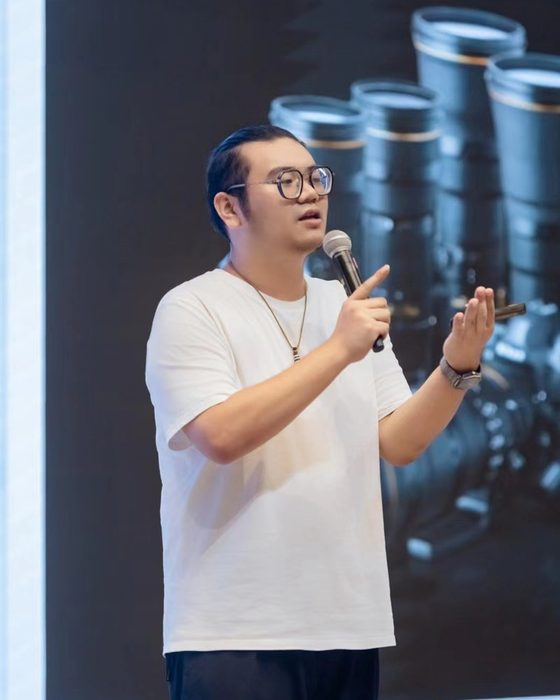
#> input picture site/assets/img/faculty/chenhaonan.jpg, 560 x 700 px, given in place of logo-source-2880.png, which was not available
$ python build_assets.py
#> lines starting #> are read from the running program, lines starting #| are printed output that depends on the picture; pictures that were not available may be replaced by others from this repository, and a replacement may not be noted
"""P1 素材构建：Logo 变体、讲师头像、海报去重、favicon。

用法：
    python tools/build_assets.py

输入：assets/logo/logo-source-2880.png、archive/faculty-legacy/*/photo.jpg、archive/faculty-legacy/*/poster-*.jpg
输出：site/assets/logo/*、site/assets/img/faculty/*、site/assets/img/posters/*
"""
import glob
import hashlib
import json
import os
from io import BytesIO

from PIL import Image, ImageOps

ROOT = os.path.dirname(os.path.dirname(os.path.abspath(__file__)))
LEGACY = os.path.join(ROOT, "archive", "faculty-legacy")
SITE = os.path.join(ROOT, "site")
LOGO_SRC = os.path.join(ROOT, "assets", "logo", "logo-source-2880.png")
LOGO_OUT = os.path.join(SITE, "assets", "logo")
IMG_OUT = os.path.join(SITE, "assets", "img")
FAC_OUT = os.path.join(IMG_OUT, "faculty")
POS_OUT = os.path.join(IMG_OUT, "posters")

# 右上角绿色 R 标记的实测包围盒（内无任何黑色像素，可安全擦除）
R_BOX = (1975, 330, 2285, 620)

MADE = []


def save(img, path, **kw):
    img.save(path, **kw)
    MADE.append((path, os.path.getsize(path)))


def save_logo(img, path, colors=48):
    """Logo 只有两色，调色板量化可压到原体积的 1/8，边缘几乎无损"""
    img.quantize(colors=colors, method=Image.FASTOCTREE).save(path, "PNG", optimize=True)
    MADE.append((path, os.path.getsize(path)))


def trim(img):
    box = img.getchannel("A").getbbox()
    return img.crop(box) if box else img


def scale(img, h):
    w = round(img.width * h / img.height)
    return img.resize((w, h), Image.LANCZOS)


def recolor(img, black_to, green_to):
    """把黑色像素替换为 black_to、绿色像素替换为 green_to，保留 alpha"""
    px = img.load()
    for y in range(img.height):
        for x in range(img.width):
            r, g, b, a = px[x, y]
            if a < 8:
                continue
            if g > r + 25 and g > b + 25:
                px[x, y] = (*green_to, a)
            elif max(r, g, b) < 70:
                px[x, y] = (*black_to, a)
    return img


def build_logo():
    os.makedirs(LOGO_OUT, exist_ok=True)
    src = Image.open(LOGO_SRC).convert("RGBA")

    # 1. 擦除 R 标记
    from PIL import ImageDraw
    d = ImageDraw.Draw(src)
    d.rectangle(R_BOX, fill=(0, 0, 0, 0))

    # 2. 按扫描线找到图形区与字标区的分界
    a = src.getchannel("A")
#> a: PIL image 560x700 L; every value is 255
    rows = [y for y in range(src.height) if a.crop((0, y, src.width, y + 1)).getbbox()]
#> rows = 700 values from 0 to 699
    gap_start = gap_end = None
    for y in range(rows[0], rows[-1]):
        if y not in rows:
            if gap_start is None:
                gap_start = y
            gap_end = y
        elif gap_start is not None and gap_end is not None and y - gap_end > 20:
            break
    symbol = trim(src.crop((0, 0, src.width, gap_start or src.height)))
#> in trim, `box = img.getchannel("A").getbbox()`: box = (0, 0, 560, 700)
    wordmark = trim(src.crop((0, gap_end or 0, src.width, src.height)))

    # 3. 浅底版：mark + 竖版 lockup
    save_logo(scale(symbol, 256), os.path.join(LOGO_OUT, "mark.png"))
    save_logo(scale(symbol, 512), os.path.join(LOGO_OUT, "mark@2x.png"))
    lock = Image.new("RGBA", (max(symbol.width, wordmark.width), symbol.height + wordmark.height + 80), (0, 0, 0, 0))
#> lock: PIL image 560x1480 RGBA; every value is 0
    lock.paste(symbol, ((lock.width - symbol.width) // 2, 0), symbol)
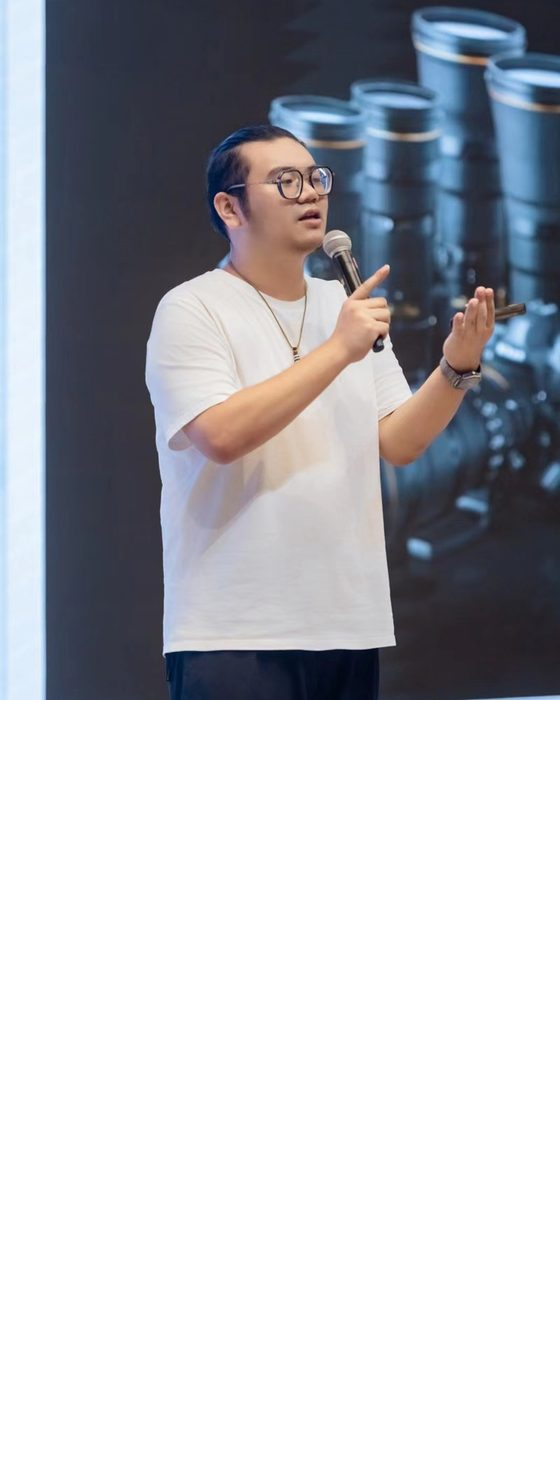
#> lock: PIL image 560x1480 RGBA; mean R, G, B, A 50.6, 52.3, 57.6, 120.6; transparent parts drawn white
    lock.paste(wordmark, ((lock.width - wordmark.width) // 2, symbol.height + 80), wordmark)
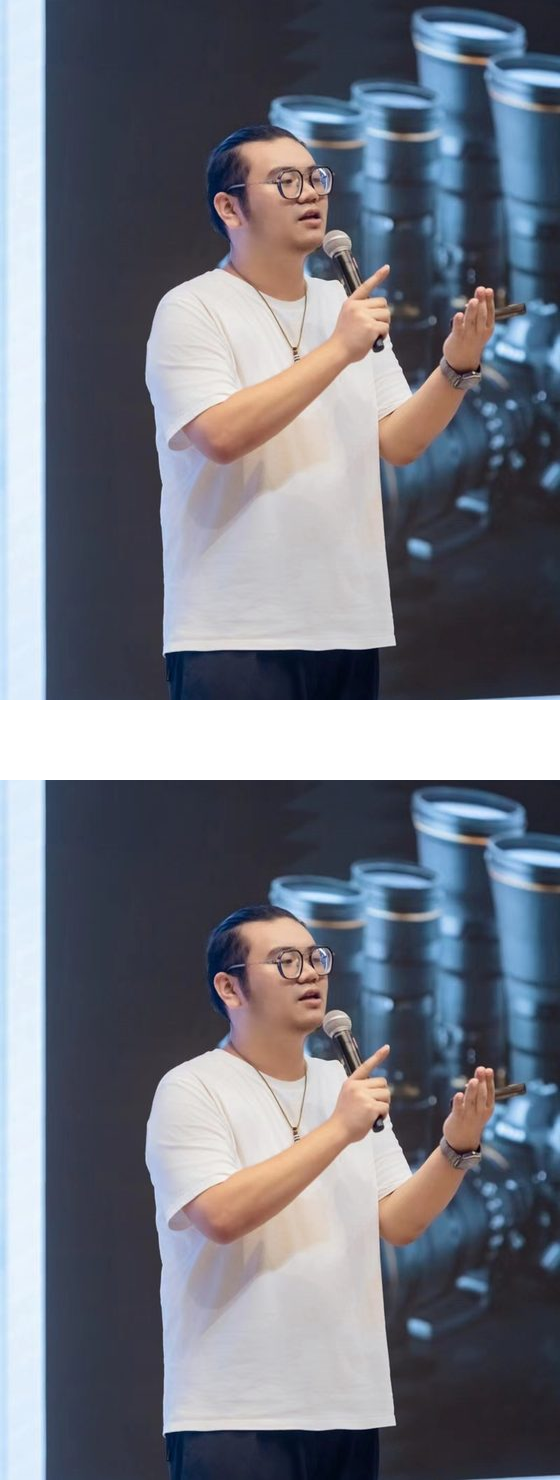
#> lock: PIL image 560x1480 RGBA; mean R, G, B, A 101.3, 104.6, 115.2, 241.2; transparent parts drawn white
    save_logo(scale(trim(lock), 640), os.path.join(LOGO_OUT, "lockup-v.png"))
#> call 3 of save_logo, with path = 'site/assets/logo/lockup-v.png', colors = 48
#> in save_logo (call 3), `img.quantize(colors=colors, method=Image.FASTOCTREE).save(path, "PNG",..`:
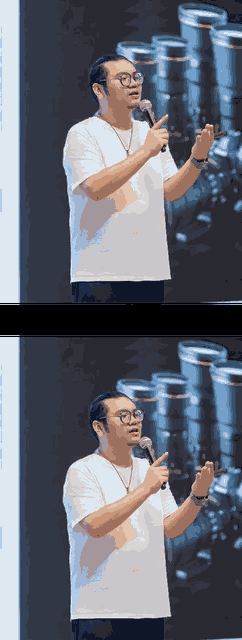
#> saved as lockup-v.png: PIL image 242x640 P; mean R, G, B 101, 104.4, 114.9

    # 4. 深底版：黑转浅灰、绿提亮，保证 #0A0A0C 上可见
    dark = recolor(symbol.copy(), (245, 245, 247), (124, 203, 79))
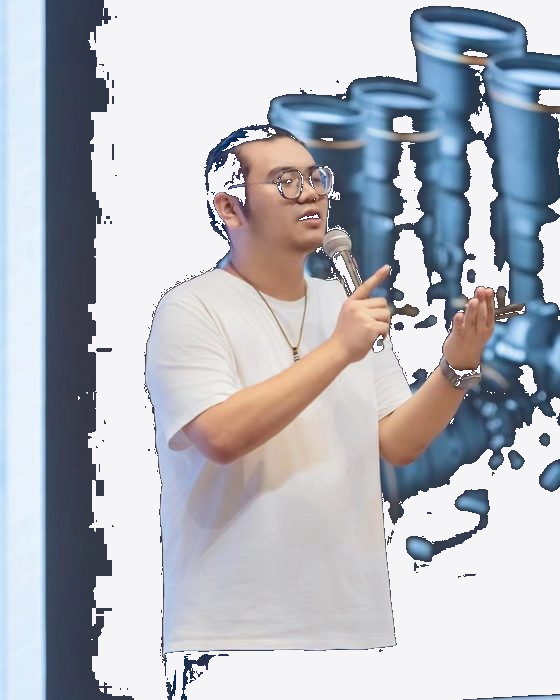
#> dark: PIL image 560x700 RGBA; mean R, G, B, A 181.4, 184.4, 192.1, 255
    save_logo(scale(dark, 256), os.path.join(LOGO_OUT, "mark-dark.png"))
    dark_lock = recolor(trim(lock).copy(), (245, 245, 247), (124, 203, 79))
    save_logo(scale(dark_lock, 640), os.path.join(LOGO_OUT, "lockup-v-dark.png"))
#> in save_logo (call 5), `img.quantize(colors=colors, method=Image.FASTOCTREE).save(path, "PNG",..`:
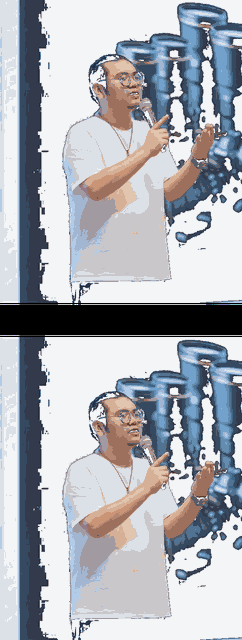
#> saved as lockup-v-dark.png: PIL image 242x640 P; mean R, G, B 171.6, 174.8, 181.8

    # 5. favicon
    for size in (16, 32, 48, 180, 512):
        icon = Image.new("RGBA", (size, size), (0, 0, 0, 0))
        s = scale(symbol, round(size * 0.92))
        if s.width > size:
            s = s.crop(((s.width - size) // 2, 0, (s.width - size) // 2 + size, s.height))
        icon.paste(s, ((size - s.width) // 2, max(0, (size - s.height) // 2)), s)
        name = "apple-touch-icon.png" if size == 180 else f"favicon-{size}.png"
        save_logo(icon, os.path.join(LOGO_OUT, name), colors=64)
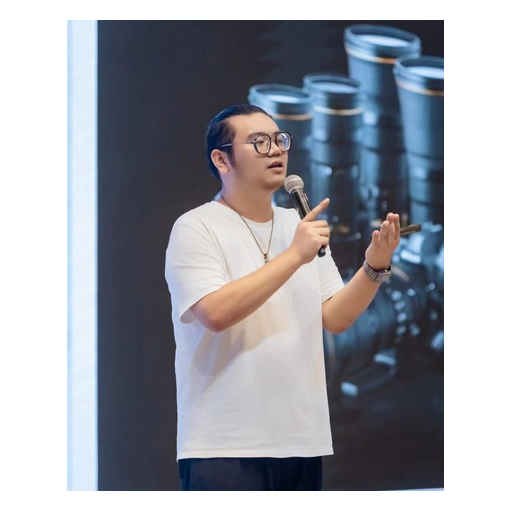
#> icon: PIL image 512x512 RGBA; mean R, G, B, A 72.5, 74.9, 82.5, 172.7; transparent parts drawn white
    Image.open(os.path.join(LOGO_OUT, "favicon-48.png")).save(
        os.path.join(SITE, "favicon.ico"), sizes=[(16, 16), (32, 32), (48, 48)])
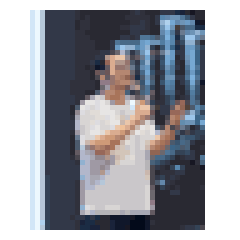
#> saved as favicon.ico: PIL image 48x48 P (shown 5 times larger); mean R, G, B, A 71.2, 73.6, 81, 170.4; transparent parts drawn white
    MADE.append((os.path.join(SITE, "favicon.ico"), os.path.getsize(os.path.join(SITE, "favicon.ico"))))

    return symbol.width / symbol.height


def build_photos():
    os.makedirs(FAC_OUT, exist_ok=True)
    facts = {}
    for p in sorted(glob.glob(os.path.join(LEGACY, "*", "photo.jpg"))):
        slug = os.path.basename(os.path.dirname(p))
        im = Image.open(p).convert("RGB")
        w, h = im.size
        # 统一 4:5，裁切重心上移（人脸通常在上半部）
        out = ImageOps.fit(im, (560, 700), method=Image.LANCZOS, centering=(0.5, 0.32))
        dst = os.path.join(FAC_OUT, f"{slug}.jpg")
        save(out, dst, quality=82, optimize=True, progressive=True)
        facts[slug] = {"src": f"{w}x{h}", "ratio": round(w / h, 2)}
    return facts


def build_posters():
    os.makedirs(POS_OUT, exist_ok=True)
    seen = {}
    mapping = {}
    for p in sorted(glob.glob(os.path.join(LEGACY, "*", "poster-*.jpg"))):
        h = hashlib.md5(open(p, "rb").read()).hexdigest()[:10]
        name = os.path.basename(p).replace("poster-", "")
        if h not in seen:
            im = Image.open(p).convert("RGB")
            if im.width > 560:
                im = im.resize((560, round(im.height * 560 / im.width)), Image.LANCZOS)
            dst = os.path.join(POS_OUT, name)
            save(im, dst, quality=80, optimize=True, progressive=True)
            seen[h] = name
        mapping[name] = seen[h]
    return mapping


def main():
    ratio = build_logo()
#> ratio = 0.8
    photos = build_photos()
    posters = build_posters()

    with open(os.path.join(ROOT, "data", "assets.json"), "w", encoding="utf-8") as f:
        json.dump({"logo_mark_ratio": round(ratio, 3),
                   "photos": photos,
                   "poster_map": posters}, f, ensure_ascii=False, indent=1)

    total = sum(s for _, s in MADE)
#> total = 144680
    print(f"生成 {len(MADE)} 个文件，共 {total / 1024:.0f} KB")
#| 生成 11 个文件，共 141 KB
    for p, s in MADE:
        print(f"  {os.path.relpath(p, ROOT):<48} {s / 1024:>7.1f} KB")
#> this loop made 11 passes
#> s on passes 1 to 11: 11684, 31653, 22048, 12537, 22406, 544, 821, 1160, 6995, 32406, 2426
#|   site/assets/logo/mark.png                           11.4 KB
#|   site/assets/logo/mark@2x.png                        30.9 KB
#|   site/assets/logo/lockup-v.png                       21.5 KB
#|   site/assets/logo/mark-dark.png                      12.2 KB
#|   site/assets/logo/lockup-v-dark.png                  21.9 KB
#|   site/assets/logo/favicon-16.png                      0.5 KB
#|   site/assets/logo/favicon-32.png                      0.8 KB
#|   site/assets/logo/favicon-48.png                      1.1 KB
#> (further printed lines are left out)


if __name__ == "__main__":
    main()

$ run again, on site/faculty/chenhaonan/photo.jpg
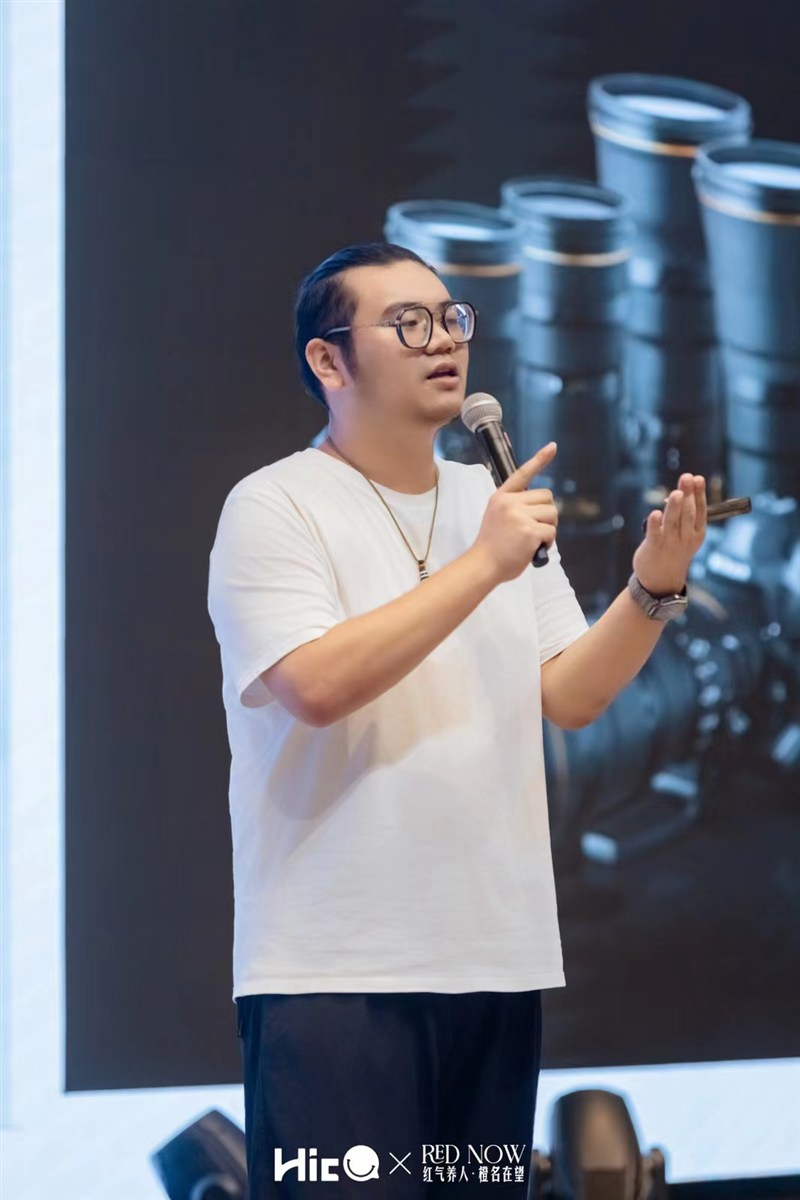
#> input picture site/faculty/chenhaonan/photo.jpg, 800 x 1200 px, given in place of logo-source-2880.png, which was not available
#> a: PIL image 800x1200 L; every value is 255
#> rows = 1200 values from 0 to 1199
#> box = (0, 0, 800, 1200)
#> in build_logo, `Image.open(os.path.join(LOGO_OUT, "favicon-48.png")).save( os.path.joi..`:
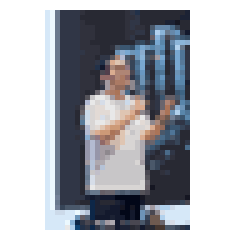
#> saved as favicon.ico: PIL image 48x48 P (shown 5 times larger); mean R, G, B, A 57.7, 60.2, 66.8, 141.2; transparent parts drawn white
#> total = 123404
#| 生成 11 个文件，共 121 KB
#> the loop in main, `for p, s in MADE:` made 11 passes
#> s on passes 1 to 8: 10294, 27296, 18483, 10533, 17040, 537, 770, 1069
#> (printed output is left out)
